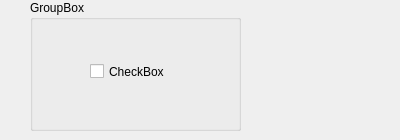
<?xml version="1.0" encoding="UTF-8"?>
<ui version="4.0">
 <class>SendFile</class>
 <widget class="QWidget" name="SendFile">
  <property name="geometry">
   <rect>
    <x>0</x>
    <y>0</y>
    <width>400</width>
    <height>140</height>
   </rect>
  </property>
  <property name="windowTitle">
   <string>Form</string>
  </property>
  <widget class="QGroupBox" name="groupBox">
   <property name="geometry">
    <rect>
     <x>30</x>
     <y>0</y>
     <width>211</width>
     <height>131</height>
    </rect>
   </property>
   <property name="title">
    <string>GroupBox</string>
   </property>
   <widget class="QCheckBox" name="checkBox">
    <property name="geometry">
     <rect>
      <x>60</x>
      <y>60</y>
      <width>92</width>
      <height>23</height>
     </rect>
    </property>
    <property name="text">
     <string>CheckBox</string>
    </property>
   </widget>
  </widget>
 </widget>
 <resources/>
 <connections/>
</ui>
